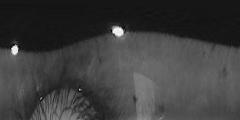

The script that saved this image:
import sys
import cv2
import numpy as np
from scipy.interpolate import interp1d
from PIL import Image

from daugman import find_iris


def generate_rubber_sheet_model(img, save_filename):
    q = np.arange(0.00, np.pi * 2, 0.01)  # theta
    inn = np.arange(0, int(img.shape[0] / 2), 1)  # radius

    cartisian_image = np.empty(shape=[inn.size, int(img.shape[1]), 3])
    m = interp1d([np.pi * 2, 0], [0, img.shape[1]])

    for r in inn:
        for t in q:
            polarX = int((r * np.cos(t)) + img.shape[1] / 2)
            polarY = int((r * np.sin(t)) + img.shape[0] / 2)
            try:
                cartisian_image[r][int(m(t) - 1)] = img[polarY][polarX]
            except:
                pass

    cartisian_image = cartisian_image.astype("uint8")
    im = Image.fromarray(cartisian_image)
    im.save(save_filename)


def daugman_method(image_path, is_gray=True, high_contrast=False):
    img_opened = np.asarray(Image.open(image_path))
    iris_localized = img_opened.copy()

    if not is_gray:
        img_opened = cv2.cvtColor(img_opened, cv2.COLOR_BGR2GRAY)

    if high_contrast:
        img_opened = cv2.equalizeHist(img_opened)

    iris_coordinates, r = find_iris(
        img_opened, daugman_start=70, daugman_end=150, daugman_step=5, points_step=3
    )

    print(iris_coordinates, r)

    x = int(iris_coordinates[0])
    y = int(iris_coordinates[1])

    h, w = r, r

    cv2.circle(iris_localized, iris_coordinates, r, (255, 0, 0), thickness=1)
    cv2.circle(iris_localized, iris_coordinates, 4, (255, 255, 0), thickness=1)
    im = Image.fromarray(iris_localized)
    im.save("iris_localized.jpg")

    iris_image = img_opened[y - h : y + h, x - w : x + w]
    iris = cv2.resize(iris_image, (iris_image.shape[1] * 2, iris_image.shape[0] * 2))

    im = Image.fromarray(iris)
    im.save("iris.jpg")

    generate_rubber_sheet_model(iris_image, "iris_rubber_sheet.jpg")


input_image = sys.argv[1]
daugman_method(input_image, is_gray=True, high_contrast=False)
